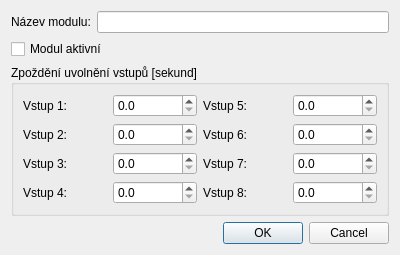
<?xml version="1.0" encoding="UTF-8"?>
<ui version="4.0">
 <class>f_module_edit</class>
 <widget class="QDialog" name="f_module_edit">
  <property name="geometry">
   <rect>
    <x>0</x>
    <y>0</y>
    <width>400</width>
    <height>250</height>
   </rect>
  </property>
  <property name="windowTitle">
   <string>Dialog</string>
  </property>
  <layout class="QGridLayout" name="gridLayout_2">
   <item row="0" column="0">
    <widget class="QLabel" name="label">
     <property name="text">
      <string>Název modulu:</string>
     </property>
    </widget>
   </item>
   <item row="0" column="1">
    <widget class="QLineEdit" name="le_name"/>
   </item>
   <item row="2" column="0" colspan="2">
    <widget class="QGroupBox" name="gb_inputs_delay">
     <property name="title">
      <string>Zpoždění uvolnění vstupů [sekund]</string>
     </property>
     <layout class="QGridLayout" name="gridLayout">
      <item row="3" column="0">
       <widget class="QLabel" name="label_5">
        <property name="text">
         <string>Vstup 4:</string>
        </property>
       </widget>
      </item>
      <item row="3" column="2">
       <widget class="QLabel" name="label_9">
        <property name="text">
         <string>Vstup 8:</string>
        </property>
       </widget>
      </item>
      <item row="0" column="2">
       <widget class="QLabel" name="label_8">
        <property name="text">
         <string>Vstup 5:</string>
        </property>
       </widget>
      </item>
      <item row="0" column="0">
       <widget class="QLabel" name="label_2">
        <property name="text">
         <string>Vstup 1:</string>
        </property>
       </widget>
      </item>
      <item row="2" column="2">
       <widget class="QLabel" name="label_7">
        <property name="text">
         <string>Vstup 7:</string>
        </property>
       </widget>
      </item>
      <item row="1" column="0">
       <widget class="QLabel" name="label_3">
        <property name="text">
         <string>Vstup 2:</string>
        </property>
       </widget>
      </item>
      <item row="3" column="1">
       <widget class="QDoubleSpinBox" name="dsb_ind4">
        <property name="decimals">
         <number>1</number>
        </property>
        <property name="maximum">
         <double>9.900000000000000</double>
        </property>
        <property name="singleStep">
         <double>0.100000000000000</double>
        </property>
       </widget>
      </item>
      <item row="0" column="1">
       <widget class="QDoubleSpinBox" name="dsb_ind1">
        <property name="decimals">
         <number>1</number>
        </property>
        <property name="maximum">
         <double>9.900000000000000</double>
        </property>
        <property name="singleStep">
         <double>0.100000000000000</double>
        </property>
       </widget>
      </item>
      <item row="2" column="0">
       <widget class="QLabel" name="label_4">
        <property name="text">
         <string>Vstup 3:</string>
        </property>
       </widget>
      </item>
      <item row="1" column="1">
       <widget class="QDoubleSpinBox" name="dsb_ind2">
        <property name="decimals">
         <number>1</number>
        </property>
        <property name="maximum">
         <double>9.900000000000000</double>
        </property>
        <property name="singleStep">
         <double>0.100000000000000</double>
        </property>
       </widget>
      </item>
      <item row="1" column="2">
       <widget class="QLabel" name="label_6">
        <property name="text">
         <string>Vstup 6:</string>
        </property>
       </widget>
      </item>
      <item row="1" column="3">
       <widget class="QDoubleSpinBox" name="dsb_ind6">
        <property name="decimals">
         <number>1</number>
        </property>
        <property name="maximum">
         <double>9.900000000000000</double>
        </property>
        <property name="singleStep">
         <double>0.100000000000000</double>
        </property>
       </widget>
      </item>
      <item row="2" column="3">
       <widget class="QDoubleSpinBox" name="dsb_ind7">
        <property name="decimals">
         <number>1</number>
        </property>
        <property name="maximum">
         <double>9.900000000000000</double>
        </property>
        <property name="singleStep">
         <double>0.100000000000000</double>
        </property>
       </widget>
      </item>
      <item row="2" column="1">
       <widget class="QDoubleSpinBox" name="dsb_ind3">
        <property name="decimals">
         <number>1</number>
        </property>
        <property name="maximum">
         <double>9.900000000000000</double>
        </property>
        <property name="singleStep">
         <double>0.100000000000000</double>
        </property>
       </widget>
      </item>
      <item row="3" column="3">
       <widget class="QDoubleSpinBox" name="dsb_ind8">
        <property name="decimals">
         <number>1</number>
        </property>
        <property name="maximum">
         <double>9.900000000000000</double>
        </property>
        <property name="singleStep">
         <double>0.100000000000000</double>
        </property>
       </widget>
      </item>
      <item row="0" column="3">
       <widget class="QDoubleSpinBox" name="dsb_ind5">
        <property name="decimals">
         <number>1</number>
        </property>
        <property name="maximum">
         <double>9.900000000000000</double>
        </property>
        <property name="singleStep">
         <double>0.100000000000000</double>
        </property>
       </widget>
      </item>
     </layout>
    </widget>
   </item>
   <item row="3" column="0" colspan="2">
    <widget class="QDialogButtonBox" name="bb_main">
     <property name="orientation">
      <enum>Qt::Orientation::Horizontal</enum>
     </property>
     <property name="standardButtons">
      <set>QDialogButtonBox::StandardButton::Cancel|QDialogButtonBox::StandardButton::Ok</set>
     </property>
    </widget>
   </item>
   <item row="1" column="0" colspan="2">
    <widget class="QCheckBox" name="chb_active">
     <property name="text">
      <string>Modul aktivní</string>
     </property>
    </widget>
   </item>
  </layout>
 </widget>
 <tabstops>
  <tabstop>le_name</tabstop>
  <tabstop>chb_active</tabstop>
  <tabstop>dsb_ind1</tabstop>
  <tabstop>dsb_ind2</tabstop>
  <tabstop>dsb_ind3</tabstop>
  <tabstop>dsb_ind4</tabstop>
  <tabstop>dsb_ind5</tabstop>
  <tabstop>dsb_ind6</tabstop>
  <tabstop>dsb_ind7</tabstop>
  <tabstop>dsb_ind8</tabstop>
 </tabstops>
 <resources/>
 <connections>
  <connection>
   <sender>bb_main</sender>
   <signal>accepted()</signal>
   <receiver>f_module_edit</receiver>
   <slot>accept()</slot>
   <hints>
    <hint type="sourcelabel">
     <x>248</x>
     <y>254</y>
    </hint>
    <hint type="destinationlabel">
     <x>157</x>
     <y>274</y>
    </hint>
   </hints>
  </connection>
  <connection>
   <sender>bb_main</sender>
   <signal>rejected()</signal>
   <receiver>f_module_edit</receiver>
   <slot>reject()</slot>
   <hints>
    <hint type="sourcelabel">
     <x>316</x>
     <y>260</y>
    </hint>
    <hint type="destinationlabel">
     <x>286</x>
     <y>274</y>
    </hint>
   </hints>
  </connection>
 </connections>
</ui>
